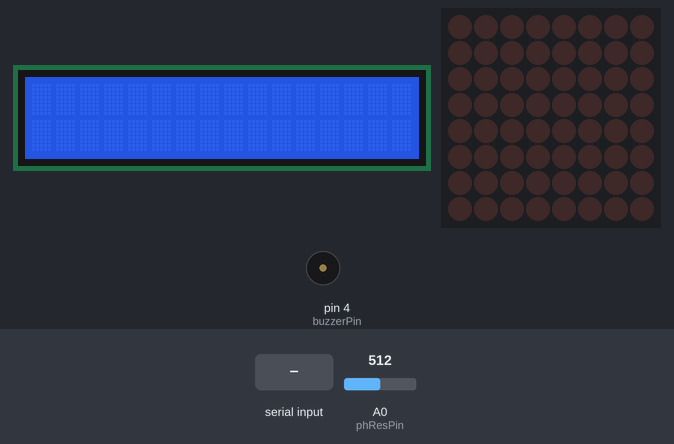
A sketch run on a simulated Arduino Uno, built with avr-gcc and run on an emulated ATmega328P. Parts: 16×2 character LCD, 8×8 LED matrix, buzzer (waves = sounding). Inputs (shaded band) come from the test bench; at power-on: A0 (phResPin) = 512.

Above: at 1.2 s.
1.3 s: "1\n" received over Serial
At 2.9 s:
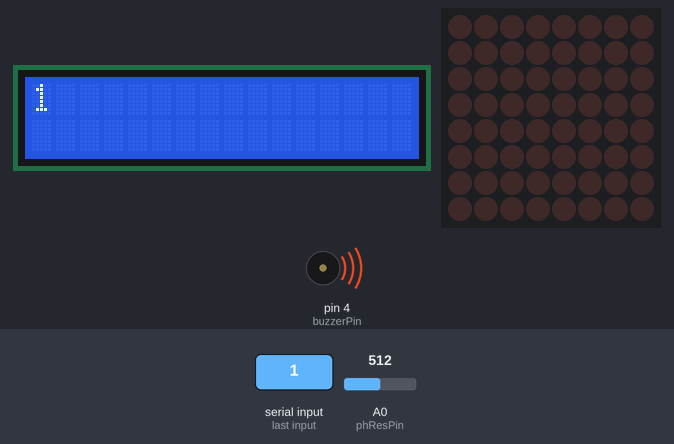
At 4.0 s:
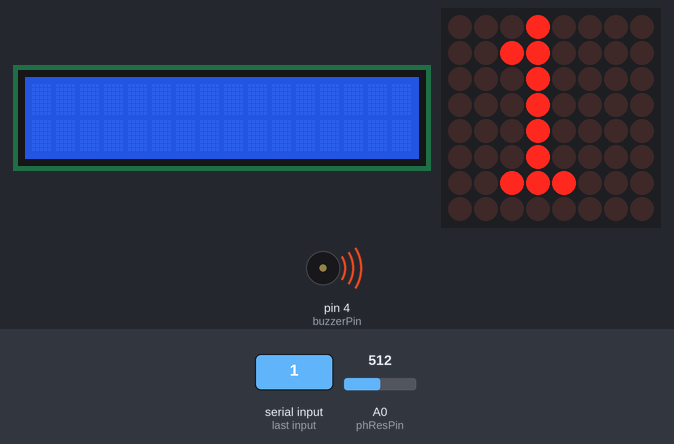
4.3 s: "0\n" received over Serial
At 7.5 s:
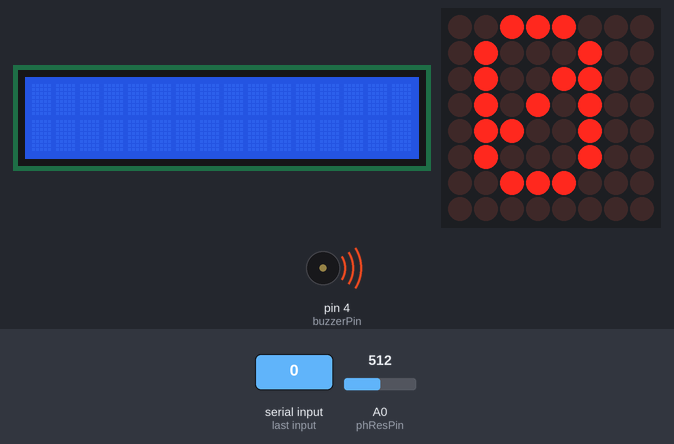
Timing chart, 0 to 11.1 s (numbered marks = the images above; inputs shaded):
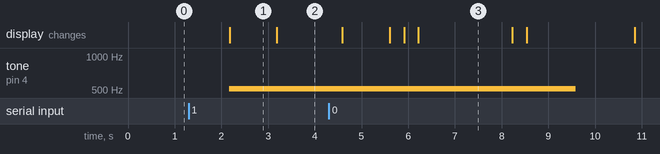

The sketch:

Unosource.ino
```cpp
#include <Wire.h>
#include <LiquidCrystal_I2C.h>
#include "LedControlMS.h"

//Устанавливаем адрес 0x3f для дисплея и указываем его характеристики
LiquidCrystal_I2C lcd(0x3f, 16, 2);

//Объект класса LedControl - управление матрицей светодиодов
//6 - DIN
//11 - CS
//12 - CLK
LedControl lc = LedControl(6,11,10);
//Пин, к которому подключен фоторезистор
int phResPin = 0;
//Переменная, в которую считывется сопротивление фоторезистора
int phResVal;
//Пин, к которому подключен зуммер
int buzzerPin = 4;
//Значение, определяющее наименьшее сопротивление на фоторезисторе, при котором выключается подсветка дисплея и устанавливается минимальная яркость матрицы светодиодов
int minToneAndBr = 300;
String str = "";
//Количество обновлений - данных с ESP
int countOfUpd = 0;

void setup(){
  //инициализация дисплея
  lcd.init();
  lcd.backlight();
  Serial.begin(9600);
  lcd.clear();
  //инициализация работы с зуммером
  pinMode(buzzerPin, OUTPUT);
  //инициализация матричного дисплея
  //Включаем матрицу
  lc.shutdown(0,false);
  //Устанавливаем среднее значение яркости
  lc.setIntensity(0,8);
  //Очищаем дисплей
  lc.clearDisplay(0);
}

void loop(){
  //Если получены данные от ESP по поледовательному соединению
  if (Serial.available()) {
    countOfUpd++;
    delay(100);
    //Очищаем дисплей и возвращаемся в начальную позицию
    lcd.clear();
    //Считываем строку
    String str1;
    if (Serial.available()) {
      str1 = Serial.readStringUntil('\n');
    }
    //Добавляем пришедшую строку к имеющейся
    if(countOfUpd == 0)
      str = str1;
    else
      str += str1;
    lcd.print(str);
    //Считываем значение с фоторезистора
    phResVal = analogRead(phResPin);
    //Serial.println(phResVal);
    //Звуковое уведомление
    makeTone();
    //Изменяем яркость согласно сопротивлению фоторезистора
    changeBrightness();
  }
  char *g = new char[str.length() + 1];
  strcpy(g, str.c_str());
  if(countOfUpd > 0){
    delay(1000);
    //Сдвигаем дисплей
    scrollDisplay();
    //Выводим данные на матрицу
    lc.writeString(0,g);
    scrollDisplay();
  }
  delay(1000);
}

/**
 * Функция, сдвигающая дисплей влево
 */
void scrollDisplay(){
  lcd.scrollDisplayLeft();
}

/**
 * Функция выполняет вызов tone(), если значение сопротивления фоторезистора меньше, чем установленное
 */
void makeTone(){
  if(phResVal > minToneAndBr){
    tone(buzzerPin, phResVal, 5000);
  }
}

/**
 * Функция устанавливает минимальную яркость для дисплея и матрицы, если значение сопротивления фоторезистора меньше, чем установленное
 * В противном случае значения устанавливаются начальные
 */
void changeBrightness(){
  if(phResVal > minToneAndBr){
    lc.setIntensity(0,8);
    lcd.setBacklight(200);
  }
  else{
    lc.setIntensity(0,0);
    lcd.setBacklight(0);
  }
}
```

Measured:
- after the input at 1.3 s, tone on pin 4 (buzzerPin): silent → 512 Hz after 0.87 s; the display: changes after 0.87 s (image 1)
- after the input at 4.3 s, tone on pin 4 (buzzerPin): 512 Hz → silent after 5.3 s instead of 2.9 s; the display: first changes after 0.29 s (image 3 shows a later state)
- what the display in image 1 shows lasts 1.0 s, from 2.2 s to 3.2 s
